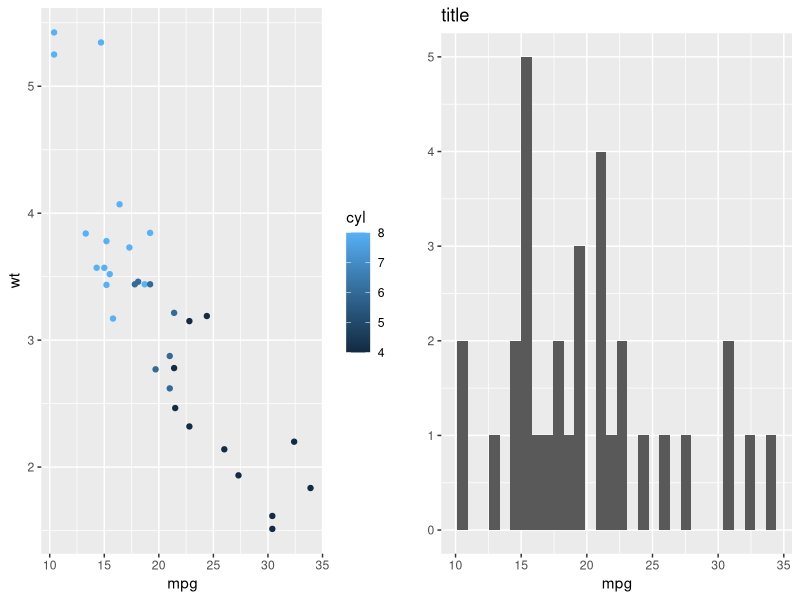

Here is the R script that generated this plot:
library(gridExtra)
library(grid)
library(ggplot2)
library(lattice)

p1 = qplot(mpg, wt, data = mtcars, colour = cyl)
p2 = qplot(mpg, data = mtcars) + ggtitle("title")
p3 = qplot(mpg, data = mtcars, geom = "dotplot")
p4 = p1 + facet_wrap( ~ carb, nrow = 1) + theme(legend.position = "none") +
  ggtitle("facetted plot")

grid.arrange(p1, p2, nrow = 1)

